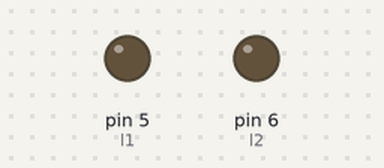
Simulated run of this sketch. Board: Arduino Uno, built with avr-gcc and run on an emulated ATmega328P. Parts: output pins drawn as LEDs (lit = HIGH).

Above: at 0.15 s.
Timing chart, 0 to 1.6 s (numbered marks = the images above):
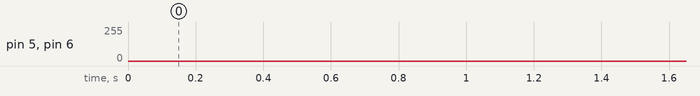

The sketch:

attin44_pwm_2_led_blink.ino
```cpp
#define l1 5
#define l2 6

unsigned long t,t1=0,w=1;
uint8_t v1=1,d1=1,s1=1,v2=255,d2=0,s2=1;

void setup() {
  pinMode (l1,OUTPUT);
  pinMode (l2,OUTPUT);
}

void loop() {
  t=millis();
  if(t-t1>w){
    t1=t;
    //l1 value change
    if (d1==0) {
      if(v1>2) {v1--;} else {d1=1;}
    }
    if (d1==1) {
      if(v1<=254) {v1++;} else {d1=0;}
    }


    //l2 value change
    if (d2==0) {if(v2>2) v2-=s2; else d2=1;}
    if (d2==1) {if(v2<=254) v2+=s2; else d2=0;}


  }

  analogWrite(l1,v1);
  analogWrite(l2,v2);
  //digitalWrite(l1,HIGH);
  //digitalWrite(l2,LOW);
}// loop
```
